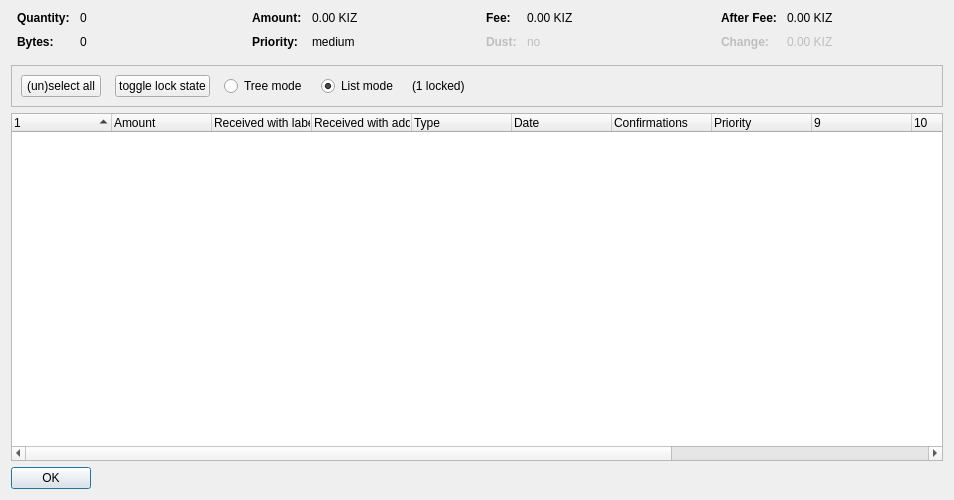
<?xml version="1.0" encoding="UTF-8"?>
<ui version="4.0">
 <class>CoinControlDialog</class>
 <widget class="QDialog" name="CoinControlDialog">
  <property name="geometry">
   <rect>
    <x>0</x>
    <y>0</y>
    <width>954</width>
    <height>500</height>
   </rect>
  </property>
  <property name="windowTitle">
   <string>Coin Selection</string>
  </property>
  <layout class="QVBoxLayout" name="verticalLayout">
   <item>
    <layout class="QHBoxLayout" name="horizontalLayoutTop" stretch="0,0,0,0">
     <property name="topMargin">
      <number>0</number>
     </property>
     <property name="bottomMargin">
      <number>10</number>
     </property>
     <item>
      <layout class="QFormLayout" name="formLayoutCoinControl1">
       <property name="horizontalSpacing">
        <number>10</number>
       </property>
       <property name="verticalSpacing">
        <number>10</number>
       </property>
       <property name="leftMargin">
        <number>6</number>
       </property>
       <property name="rightMargin">
        <number>6</number>
       </property>
       <item row="0" column="0">
        <widget class="QLabel" name="labelCoinControlQuantityText">
         <property name="font">
          <font>
           <weight>75</weight>
           <bold>true</bold>
          </font>
         </property>
         <property name="text">
          <string>Quantity:</string>
         </property>
        </widget>
       </item>
       <item row="0" column="1">
        <widget class="QLabel" name="labelCoinControlQuantity">
         <property name="cursor">
          <cursorShape>IBeamCursor</cursorShape>
         </property>
         <property name="contextMenuPolicy">
          <enum>Qt::ActionsContextMenu</enum>
         </property>
         <property name="text">
          <string notr="true">0</string>
         </property>
         <property name="textInteractionFlags">
          <set>Qt::LinksAccessibleByMouse|Qt::TextSelectableByKeyboard|Qt::TextSelectableByMouse</set>
         </property>
        </widget>
       </item>
       <item row="1" column="0">
        <widget class="QLabel" name="labelCoinControlBytesText">
         <property name="font">
          <font>
           <weight>75</weight>
           <bold>true</bold>
          </font>
         </property>
         <property name="text">
          <string>Bytes:</string>
         </property>
        </widget>
       </item>
       <item row="1" column="1">
        <widget class="QLabel" name="labelCoinControlBytes">
         <property name="cursor">
          <cursorShape>IBeamCursor</cursorShape>
         </property>
         <property name="contextMenuPolicy">
          <enum>Qt::ActionsContextMenu</enum>
         </property>
         <property name="text">
          <string notr="true">0</string>
         </property>
         <property name="textInteractionFlags">
          <set>Qt::LinksAccessibleByMouse|Qt::TextSelectableByKeyboard|Qt::TextSelectableByMouse</set>
         </property>
        </widget>
       </item>
      </layout>
     </item>
     <item>
      <layout class="QFormLayout" name="formLayoutCoinControl2">
       <property name="horizontalSpacing">
        <number>10</number>
       </property>
       <property name="verticalSpacing">
        <number>10</number>
       </property>
       <property name="leftMargin">
        <number>6</number>
       </property>
       <property name="rightMargin">
        <number>6</number>
       </property>
       <item row="0" column="0">
        <widget class="QLabel" name="labelCoinControlAmountText">
         <property name="font">
          <font>
           <weight>75</weight>
           <bold>true</bold>
          </font>
         </property>
         <property name="text">
          <string>Amount:</string>
         </property>
        </widget>
       </item>
       <item row="0" column="1">
        <widget class="QLabel" name="labelCoinControlAmount">
         <property name="cursor">
          <cursorShape>IBeamCursor</cursorShape>
         </property>
         <property name="contextMenuPolicy">
          <enum>Qt::ActionsContextMenu</enum>
         </property>
         <property name="text">
          <string notr="true">0.00 KIZ</string>
         </property>
         <property name="textInteractionFlags">
          <set>Qt::LinksAccessibleByMouse|Qt::TextSelectableByKeyboard|Qt::TextSelectableByMouse</set>
         </property>
        </widget>
       </item>
       <item row="1" column="0">
        <widget class="QLabel" name="labelCoinControlPriorityText">
         <property name="font">
          <font>
           <weight>75</weight>
           <bold>true</bold>
          </font>
         </property>
         <property name="text">
          <string>Priority:</string>
         </property>
        </widget>
       </item>
       <item row="1" column="1">
        <widget class="QLabel" name="labelCoinControlPriority">
         <property name="cursor">
          <cursorShape>IBeamCursor</cursorShape>
         </property>
         <property name="contextMenuPolicy">
          <enum>Qt::ActionsContextMenu</enum>
         </property>
         <property name="text">
          <string>medium</string>
         </property>
         <property name="textInteractionFlags">
          <set>Qt::LinksAccessibleByMouse|Qt::TextSelectableByKeyboard|Qt::TextSelectableByMouse</set>
         </property>
        </widget>
       </item>
      </layout>
     </item>
     <item>
      <layout class="QFormLayout" name="formLayoutCoinControl3">
       <property name="horizontalSpacing">
        <number>10</number>
       </property>
       <property name="verticalSpacing">
        <number>10</number>
       </property>
       <property name="leftMargin">
        <number>6</number>
       </property>
       <property name="rightMargin">
        <number>6</number>
       </property>
       <item row="0" column="0">
        <widget class="QLabel" name="labelCoinControlFeeText">
         <property name="font">
          <font>
           <weight>75</weight>
           <bold>true</bold>
          </font>
         </property>
         <property name="text">
          <string>Fee:</string>
         </property>
        </widget>
       </item>
       <item row="0" column="1">
        <widget class="QLabel" name="labelCoinControlFee">
         <property name="cursor">
          <cursorShape>IBeamCursor</cursorShape>
         </property>
         <property name="contextMenuPolicy">
          <enum>Qt::ActionsContextMenu</enum>
         </property>
         <property name="text">
          <string notr="true">0.00 KIZ</string>
         </property>
         <property name="textInteractionFlags">
          <set>Qt::LinksAccessibleByMouse|Qt::TextSelectableByKeyboard|Qt::TextSelectableByMouse</set>
         </property>
        </widget>
       </item>
       <item row="1" column="0">
        <widget class="QLabel" name="labelCoinControlLowOutputText">
         <property name="enabled">
          <bool>false</bool>
         </property>
         <property name="font">
          <font>
           <weight>75</weight>
           <bold>true</bold>
          </font>
         </property>
         <property name="text">
          <string>Dust:</string>
         </property>
        </widget>
       </item>
       <item row="1" column="1">
        <widget class="QLabel" name="labelCoinControlLowOutput">
         <property name="enabled">
          <bool>false</bool>
         </property>
         <property name="cursor">
          <cursorShape>IBeamCursor</cursorShape>
         </property>
         <property name="contextMenuPolicy">
          <enum>Qt::ActionsContextMenu</enum>
         </property>
         <property name="text">
          <string>no</string>
         </property>
         <property name="textInteractionFlags">
          <set>Qt::LinksAccessibleByMouse|Qt::TextSelectableByKeyboard|Qt::TextSelectableByMouse</set>
         </property>
        </widget>
       </item>
      </layout>
     </item>
     <item>
      <layout class="QFormLayout" name="formLayoutCoinControl4">
       <property name="horizontalSpacing">
        <number>10</number>
       </property>
       <property name="verticalSpacing">
        <number>10</number>
       </property>
       <property name="leftMargin">
        <number>6</number>
       </property>
       <property name="rightMargin">
        <number>6</number>
       </property>
       <item row="0" column="0">
        <widget class="QLabel" name="labelCoinControlAfterFeeText">
         <property name="font">
          <font>
           <weight>75</weight>
           <bold>true</bold>
          </font>
         </property>
         <property name="text">
          <string>After Fee:</string>
         </property>
        </widget>
       </item>
       <item row="0" column="1">
        <widget class="QLabel" name="labelCoinControlAfterFee">
         <property name="cursor">
          <cursorShape>IBeamCursor</cursorShape>
         </property>
         <property name="contextMenuPolicy">
          <enum>Qt::ActionsContextMenu</enum>
         </property>
         <property name="text">
          <string notr="true">0.00 KIZ</string>
         </property>
         <property name="textInteractionFlags">
          <set>Qt::LinksAccessibleByMouse|Qt::TextSelectableByKeyboard|Qt::TextSelectableByMouse</set>
         </property>
        </widget>
       </item>
       <item row="1" column="0">
        <widget class="QLabel" name="labelCoinControlChangeText">
         <property name="enabled">
          <bool>false</bool>
         </property>
         <property name="font">
          <font>
           <weight>75</weight>
           <bold>true</bold>
          </font>
         </property>
         <property name="text">
          <string>Change:</string>
         </property>
        </widget>
       </item>
       <item row="1" column="1">
        <widget class="QLabel" name="labelCoinControlChange">
         <property name="enabled">
          <bool>false</bool>
         </property>
         <property name="cursor">
          <cursorShape>IBeamCursor</cursorShape>
         </property>
         <property name="contextMenuPolicy">
          <enum>Qt::ActionsContextMenu</enum>
         </property>
         <property name="text">
          <string notr="true">0.00 KIZ</string>
         </property>
         <property name="textInteractionFlags">
          <set>Qt::LinksAccessibleByMouse|Qt::TextSelectableByKeyboard|Qt::TextSelectableByMouse</set>
         </property>
        </widget>
       </item>
      </layout>
     </item>
    </layout>
   </item>
   <item>
    <widget class="QFrame" name="frame">
     <property name="minimumSize">
      <size>
       <width>0</width>
       <height>40</height>
      </size>
     </property>
     <property name="frameShape">
      <enum>QFrame::StyledPanel</enum>
     </property>
     <property name="frameShadow">
      <enum>QFrame::Sunken</enum>
     </property>
     <layout class="QHBoxLayout" name="horizontalLayout">
      <item>
       <layout class="QHBoxLayout" name="horizontalLayoutPanel" stretch="0,0,0,0,0,0">
        <property name="spacing">
         <number>14</number>
        </property>
        <item>
         <widget class="QPushButton" name="pushButtonSelectAll">
          <property name="sizePolicy">
           <sizepolicy hsizetype="Maximum" vsizetype="Fixed">
            <horstretch>0</horstretch>
            <verstretch>0</verstretch>
           </sizepolicy>
          </property>
          <property name="text">
           <string>(un)select all</string>
          </property>
          <property name="autoDefault">
           <bool>false</bool>
          </property>
         </widget>
        </item>
        <item>
         <widget class="QPushButton" name="pushButtonToggleLock">
          <property name="sizePolicy">
           <sizepolicy hsizetype="Maximum" vsizetype="Fixed">
            <horstretch>0</horstretch>
            <verstretch>0</verstretch>
           </sizepolicy>
          </property>
          <property name="text">
           <string>toggle lock state</string>
          </property>
          <property name="autoDefault">
           <bool>false</bool>
          </property>
         </widget>
        </item>
        <item>
         <widget class="QRadioButton" name="radioTreeMode">
          <property name="sizePolicy">
           <sizepolicy hsizetype="Maximum" vsizetype="Fixed">
            <horstretch>0</horstretch>
            <verstretch>0</verstretch>
           </sizepolicy>
          </property>
          <property name="text">
           <string>Tree mode</string>
          </property>
         </widget>
        </item>
        <item>
         <widget class="QRadioButton" name="radioListMode">
          <property name="sizePolicy">
           <sizepolicy hsizetype="Maximum" vsizetype="Fixed">
            <horstretch>0</horstretch>
            <verstretch>0</verstretch>
           </sizepolicy>
          </property>
          <property name="text">
           <string>List mode</string>
          </property>
          <property name="checked">
           <bool>true</bool>
          </property>
         </widget>
        </item>
        <item>
         <widget class="QLabel" name="labelLocked">
          <property name="text">
           <string>(1 locked)</string>
          </property>
         </widget>
        </item>
        <item>
         <spacer name="horizontalSpacer">
          <property name="orientation">
           <enum>Qt::Horizontal</enum>
          </property>
          <property name="sizeHint" stdset="0">
           <size>
            <width>40</width>
            <height>20</height>
           </size>
          </property>
         </spacer>
        </item>
       </layout>
      </item>
     </layout>
    </widget>
   </item>
   <item>
    <widget class="CoinControlTreeWidget" name="treeWidget">
     <property name="contextMenuPolicy">
      <enum>Qt::CustomContextMenu</enum>
     </property>
     <property name="sortingEnabled">
      <bool>false</bool>
     </property>
     <property name="columnCount">
      <number>13</number>
     </property>
     <attribute name="headerShowSortIndicator" stdset="0">
      <bool>true</bool>
     </attribute>
     <attribute name="headerStretchLastSection">
      <bool>false</bool>
     </attribute>
     <column>
      <property name="text">
       <string/>
      </property>
     </column>
     <column>
      <property name="text">
       <string>Amount</string>
      </property>
     </column>
     <column>
      <property name="text">
       <string>Received with label</string>
      </property>
     </column>
     <column>
      <property name="text">
       <string>Received with address</string>
      </property>
     </column>
     <column>
      <property name="text">
	<string>Type</string>
      </property>
     </column>
     <column>
      <property name="text">	 
       <string>Date</string>
      </property>
     </column>
     <column>
      <property name="text">
       <string>Confirmations</string>
      </property>
      <property name="toolTip">
       <string>Confirmed</string>
      </property>
     </column>
     <column>
      <property name="text">
       <string>Priority</string>
      </property>
     </column>
     <column>
      <property name="text">
       <string/>
      </property>
     </column>
     <column>
      <property name="text">
       <string/>
      </property>
     </column>
     <column>
      <property name="text">
       <string/>
      </property>
     </column>
     <column>
      <property name="text">
       <string/>
      </property>
     </column>
     <column>
      <property name="text">
       <string/>
      </property>
     </column>
    </widget>
   </item>
   <item>
    <widget class="QDialogButtonBox" name="buttonBox">
     <property name="sizePolicy">
      <sizepolicy hsizetype="Maximum" vsizetype="Fixed">
       <horstretch>0</horstretch>
       <verstretch>0</verstretch>
      </sizepolicy>
     </property>
     <property name="orientation">
      <enum>Qt::Horizontal</enum>
     </property>
     <property name="standardButtons">
      <set>QDialogButtonBox::Ok</set>
     </property>
    </widget>
   </item>
  </layout>
 </widget>
 <customwidgets>
  <customwidget>
   <class>CoinControlTreeWidget</class>
   <extends>QTreeWidget</extends>
   <header>coincontroltreewidget.h</header>
  </customwidget>
 </customwidgets>
 <resources/>
 <connections/>
</ui>
